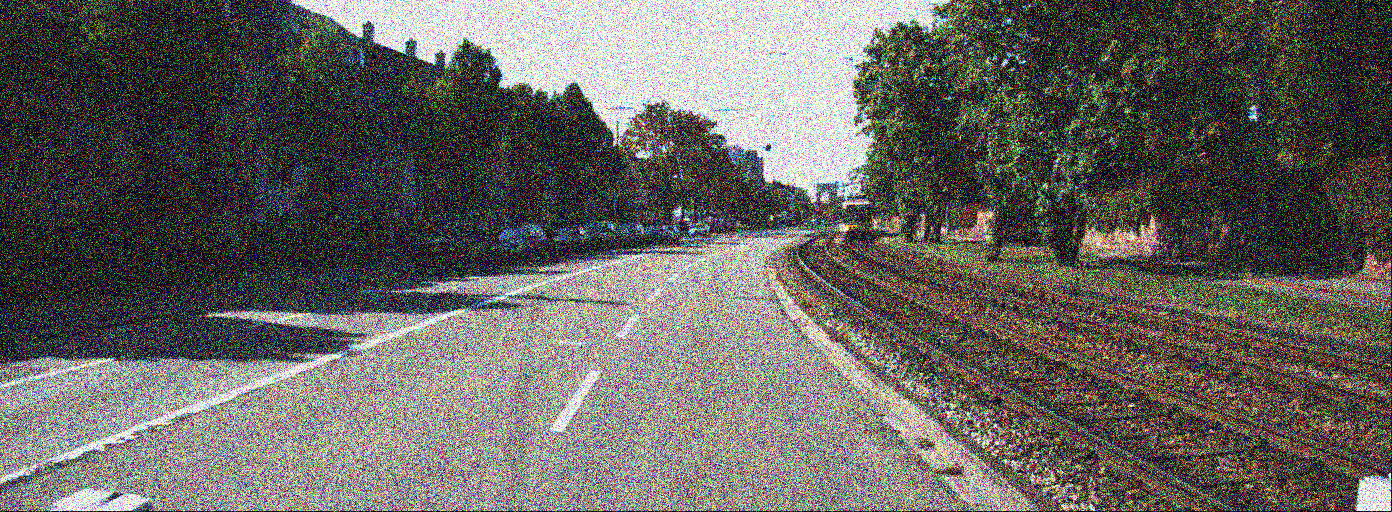
#> input picture data/stage1/gaussian_noise/0000000000.png, 1392 x 512 px; its folder holds only this picture in this run
$ python -i stage1.py   (imports and definitions only)
#> lines starting #> are read from the running program, lines starting #| are printed output that depends on the picture
from pathlib import Path
from itertools import repeat
import multiprocessing as mp
from typing import List, Dict, Tuple, Callable
import numpy as np
import matplotlib.pyplot as plt
import cv2
import skimage as sk
from skimage.metrics import peak_signal_noise_ratio, structural_similarity
from skimage import filters, restoration
# from skimage.filters import unsharp_mask, laplace
# from skimage.restoration import wiener, unsupervised_wiener


# [133 lines left out: functions load_imgs, calc_psnr, calc_ssim, calc_gaussian_blur_sigma, _gaussian2d, filter_gaussian_blur and 1 more, not called in this run]


def create_motion_blur_kernel(kernel_size: int, angle: int) -> np.ndarray:
    """Create a motion blur kernel of size `kernel_size` and angle `angle`.
    """
    kernel = np.zeros((kernel_size, kernel_size))
    kernel[(kernel_size-1)//2, :] = np.ones(kernel_size)
    rot = cv2.getRotationMatrix2D((int((kernel_size-1)/2), int((kernel_size-1)/2)), angle, 1)
    kernel_ang = cv2.warpAffine(kernel, rot, (kernel_size, kernel_size))
    kernel_ang = kernel_ang / np.sum(kernel_ang)
    return kernel_ang


def filter_motion_blur(img) -> np.ndarray:
    """Filters motion blurred images.
    """
    # Benchmark: 21.5, 0.70
    # baseline: 20.09, 0.66
    # My performance: 20.77, 0.68
    kernel = create_motion_blur_kernel(kernel_size=19, angle=-75) # best: 19. -75

    output_img = cv2.cvtColor(img, cv2.COLOR_RGB2YUV)
#> output_img: shape (512, 1392, 3); mean of channels 0, 1, 2 100.2, 125.8, 129.7
    # output_img = cv2.cvtColor(img, cv2.COLOR_RGB2HSV)
    pd = 100
    output_img = cv2.copyMakeBorder(output_img, pd, pd, pd, pd, cv2.BORDER_REFLECT)
#> output_img: shape (712, 1592, 3); mean of channels 0, 1, 2 101.7, 125.8, 129.7
    output_img = 2*(output_img/255) - 1
#> output_img: shape (712, 1592, 3) float64; mean of channels 0, 1, 2 -0.203, -0.0136, 0.0175

    output_img[:,:,0] = restoration.wiener(output_img[:,:,0], kernel, balance=0.5, clip=True)
#> output_img: shape (712, 1592, 3) float64; mean of channels 0, 1, 2 -0.202, -0.0136, 0.0175

    output_img = np.uint8(255/2*(output_img + 1))
#> output_img: shape (712, 1592, 3); mean of channels 0, 1, 2 101.3, 125.8, 129.7
    output_img = output_img[pd:-pd, pd:-pd]
#> output_img: shape (512, 1392, 3); mean of channels 0, 1, 2 99.9, 125.8, 129.7
    output_img = cv2.cvtColor(output_img, cv2.COLOR_YUV2RGB)
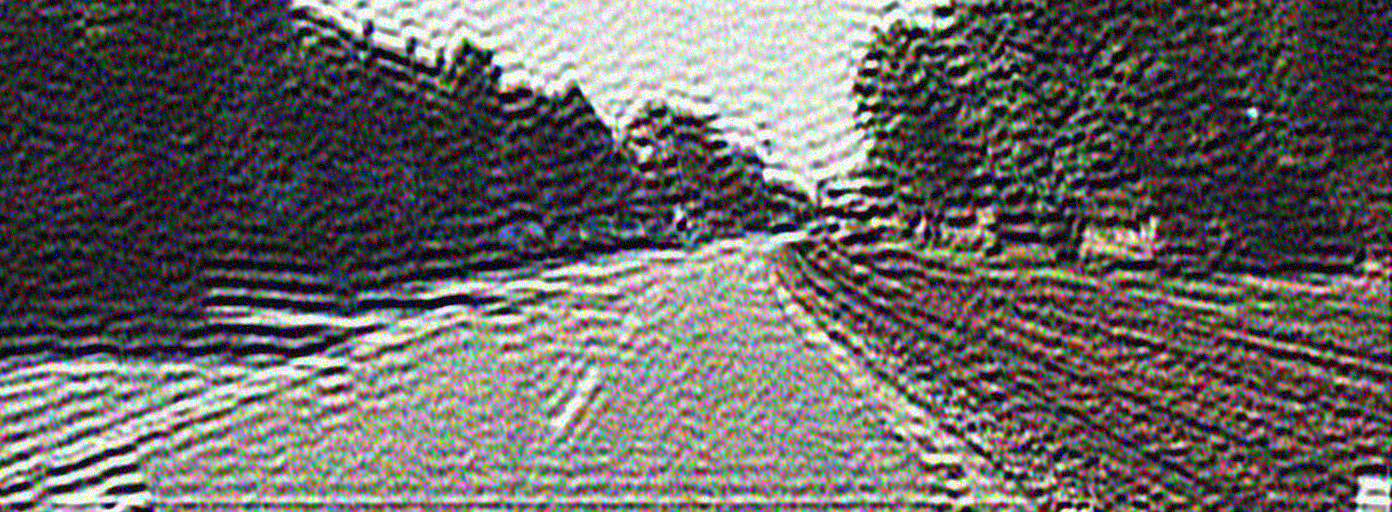
#> output_img: shape (512, 1392, 3); mean R, G, B 103.9, 100.5, 99
    output_img = cv2.bilateralFilter(output_img, 3, 15, 150)

    return output_img


# [11 lines left out: functions filter_sp_noise, filter_speckle_noise, not called in this run]


class FilterEvaluator:
    """A class that runs and evaluates filtering algorithms.

    Parameters
    ----------
    blur_types: Tuple[str]
        A list of blur types to evaluate.
    imgs: dict
        A dictionary of images, where the keys are the blur types.
    """

    input_type = "input_imgs"
    blur_types = (
        "gaussian_blur",
        "gaussian_noise",
        "motion_blur",
        "sp_noise",
        "speckle_noise",
    )
    _funcs = {
        "gaussian_blur": filter_gaussian_blur,
        "gaussian_noise": filter_gaussian_noise,
        "motion_blur": filter_motion_blur,
        "sp_noise": filter_sp_noise,
        "speckle_noise": filter_speckle_noise,
    }

    # [102 lines left out: functions __init__, _run, run, plot, not called in this run]

>>> import cv2
>>> picture = cv2.cvtColor(cv2.imread('../../data/stage1/gaussian_noise/0000000000.png'), cv2.COLOR_BGR2RGB)
>>> result = filter_motion_blur(picture)

$ run again, on data/stage1/gaussian_noise/0000000010.png
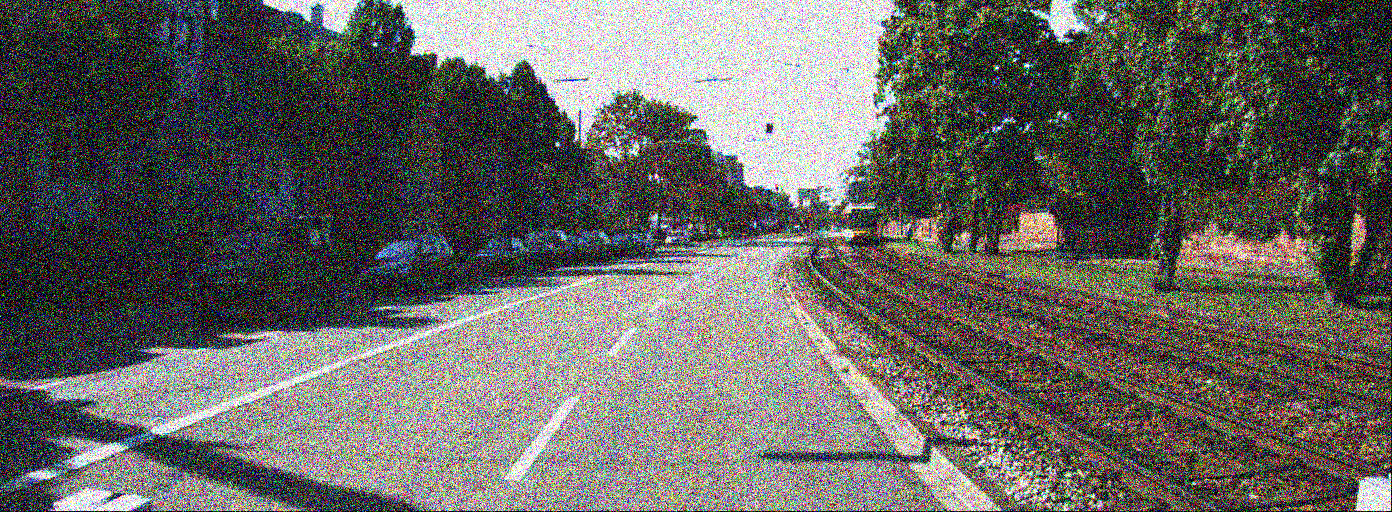
#> input picture data/stage1/gaussian_noise/0000000010.png, 1392 x 512 px
#> in filter_motion_blur, `output_img = cv2.cvtColor(output_img, cv2.COLOR_YUV2RGB)`:
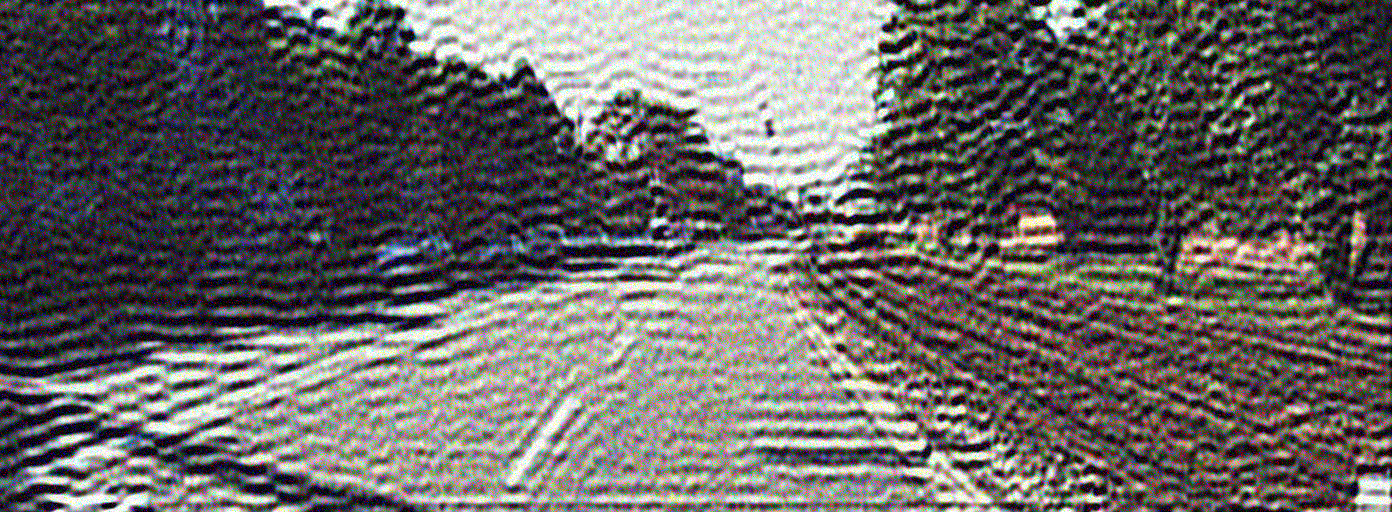
#> output_img: shape (512, 1392, 3); mean R, G, B 104.9, 102.2, 100.8

$ run again, on data/stage1/gaussian_noise/0000000020.png
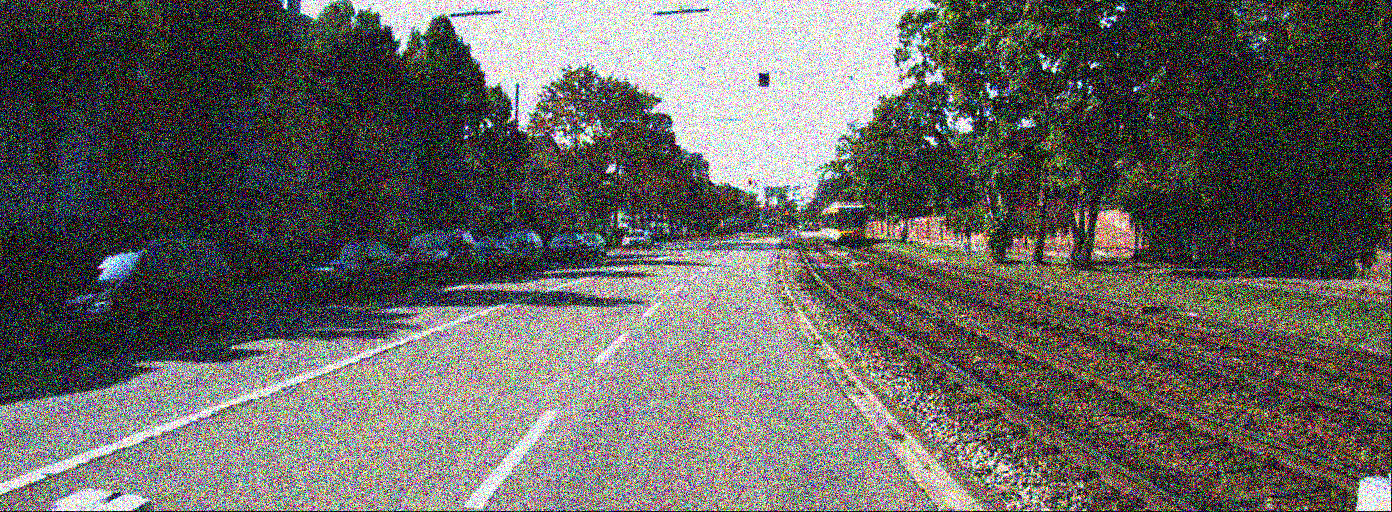
#> input picture data/stage1/gaussian_noise/0000000020.png, 1392 x 512 px
#> in filter_motion_blur, `output_img = cv2.cvtColor(output_img, cv2.COLOR_YUV2RGB)`:
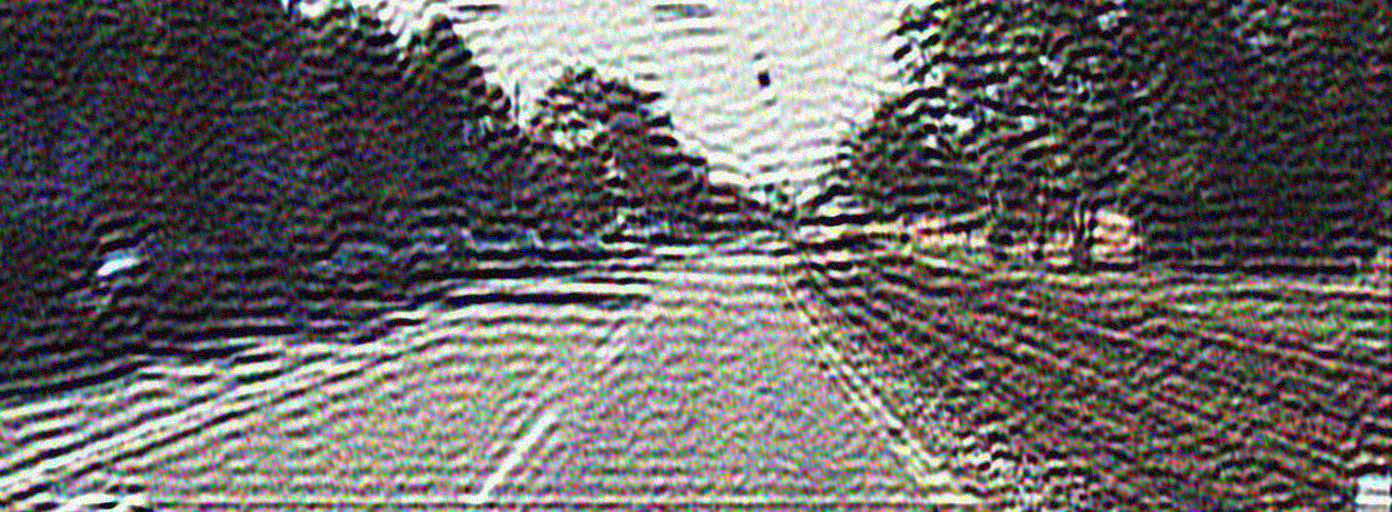
#> output_img: shape (512, 1392, 3); mean R, G, B 104, 100.8, 99.6

$ run again, on data/stage1/gaussian_noise/0000000030.png
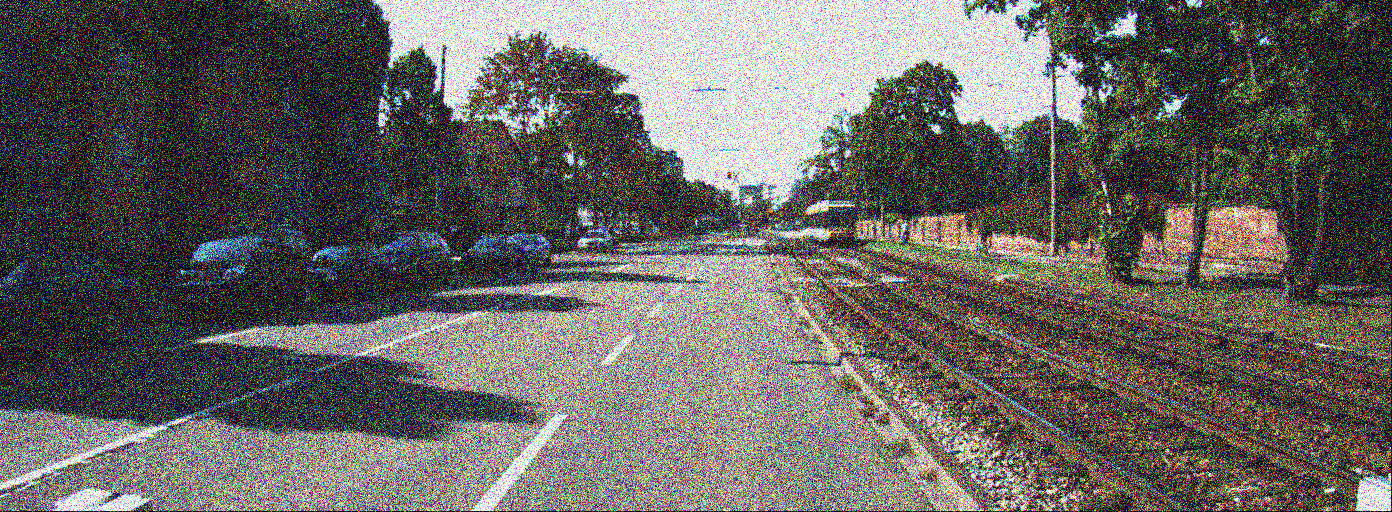
#> input picture data/stage1/gaussian_noise/0000000030.png, 1392 x 512 px
#> in filter_motion_blur, `output_img = cv2.cvtColor(output_img, cv2.COLOR_YUV2RGB)`:
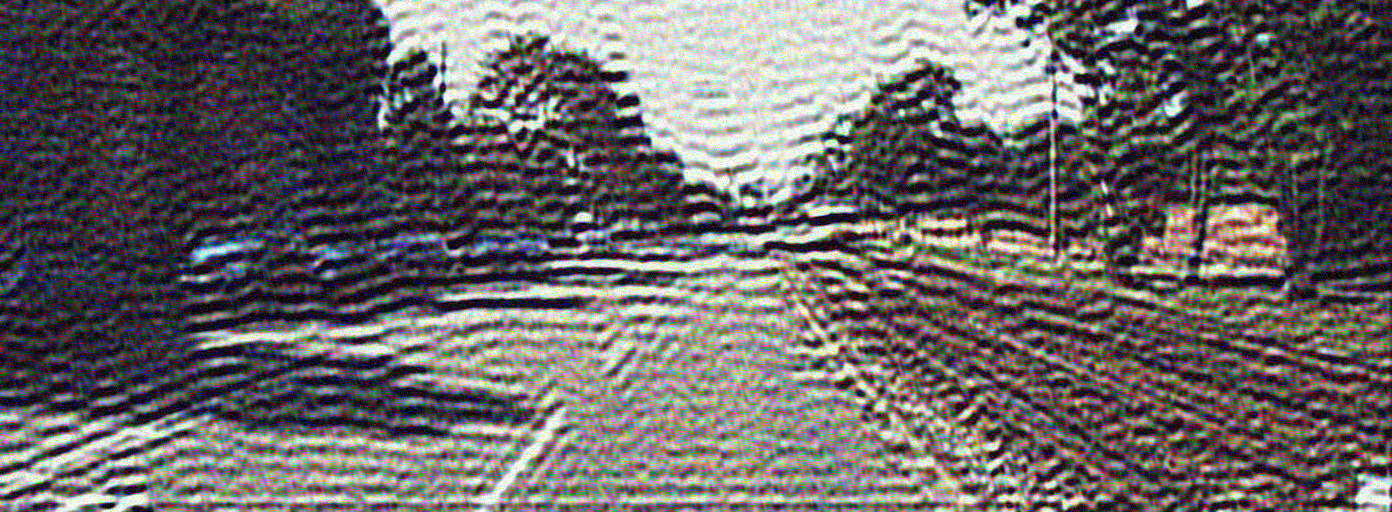
#> output_img: shape (512, 1392, 3); mean R, G, B 104.9, 101.4, 100.5
